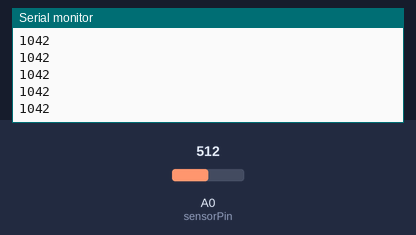
Simulated run of this sketch. Board: Arduino Uno, built with avr-gcc and run on an emulated ATmega328P. On the bench: the last lines printed to the serial monitor. The test bench sets the inputs (shaded band); at power-on: A0 (sensorPin) = 512.

Above: at 1.2 s.
1.3 s: A0 (sensorPin) set to 716
At 1.9 s:
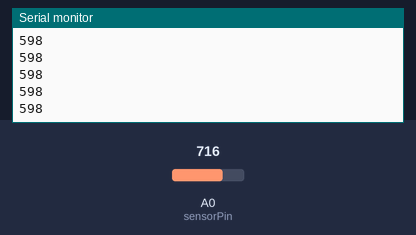
2.8 s: A0 (sensorPin) set to 900
At 3.9 s:
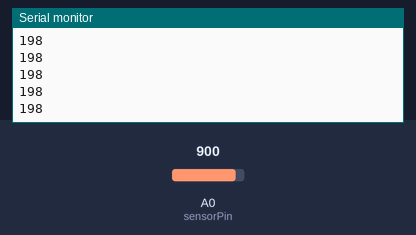
Timing chart, 0 to 5.8 s (numbered marks = the images above; inputs shaded):
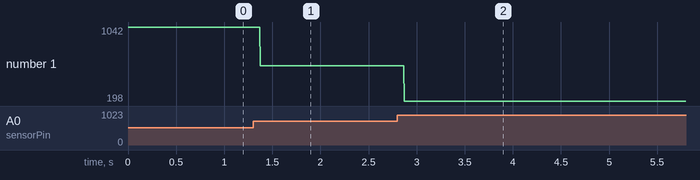

The sketch:

rha_read.ino
```cpp
int sensorPin = A0;
int sensorValue = 0;
int RH_setP_init = 1200 + 650; // mm !! plus half the throw of the RHA pot
int RH_setP = RH_setP_init;

void setup() {
  // put your setup code here, to run once:
  Serial.begin(9600);
}

void loop() {
  // put your main code here, to run repeatedly:
  sensorValue = analogRead(sensorPin);
  RH_setP = RH_setP_init - map(sensorValue,140,600,0,1000);
  Serial.println(RH_setP);
}
```

Measured:
- after the input at 1.3 s, the serial monitor: prints a new line after 0.07 s (image 1)
- after the input at 2.8 s, the serial monitor: prints a new line after 0.07 s (image 2)
- plotted number 1: 1042 → 598 after the input at 1.3 s, 598 → 198 after the input at 2.8 s
